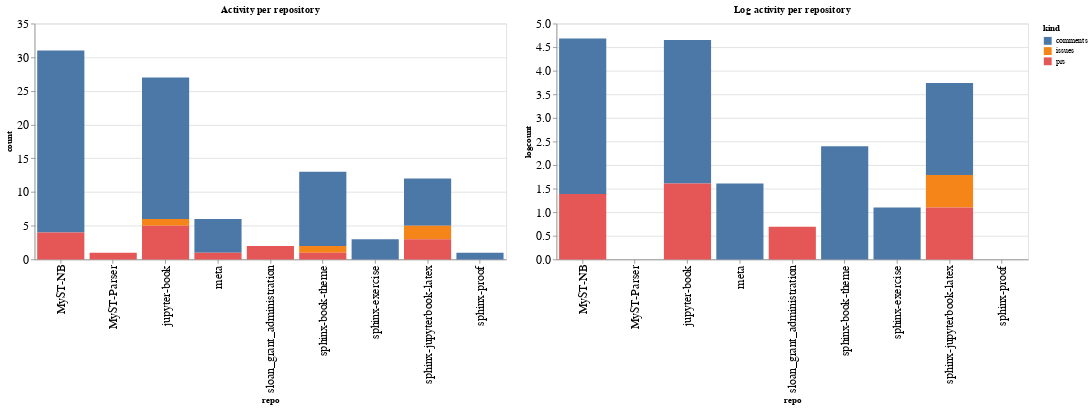

Source (notebook cell):
### Code cell
ch1 = alt.Chart(repo_summaries, width=600, title="Activity per repository").mark_bar().encode(
    x='repo',
    y='count',
    color='kind',
    tooltip="kind"
)

ch2 = alt.Chart(repo_summaries, width=600, title="Log activity per repository").mark_bar().encode(
    x='repo',
    y='logcount',
    color='kind',
    tooltip="kind"
)

ch1 | ch2

### Figure 1 — Vega-Lite specification as saved in the notebook (floating-point values rounded to 4 significant figures)
{"config": {"axisLeft": {"labelFontSize": 15}, "axisBottom": {"labelFontSize": 15}}, "hconcat": [{"mark": "bar", "encoding": {"color": {"type": "nominal", "field": "kind"}, "tooltip": {"type": "nominal", "field": "kind"}, "x": {"type": "nominal", "field": "repo"}, "y": {"type": "quantitative", "field": "count"}}, "title": "Activity per repository", "width": 600}, {"mark": "bar", "encoding": {"color": {"type": "nominal", "field": "kind"}, "tooltip": {"type": "nominal", "field": "kind"}, "x": {"type": "nominal", "field": "repo"}, "y": {"type": "quantitative", "field": "logcount"}}, "title": "Log activity per repository", "width": 600}], "data": {"name": "data-0b123c94b11315ad12dbe50815456024"}, "$schema": "https://vega.github.io/schema/vega-lite/v4.8.1.json", "datasets": {"data-0b123c94b11315ad12dbe50815456024": [{"repo": "MyST-NB", "kind": "comments", "count": 27, "logcount": 3.296}, {"repo": "MyST-NB", "kind": "prs", "count": 4, "logcount": 1.386}, {"repo": "MyST-Parser", "kind": "prs", "count": 1, "logcount": 0.0}, {"repo": "jupyter-book", "kind": "comments", "count": 21, "logcount": 3.045}, {"repo": "jupyter-book", "kind": "issues", "count": 1, "logcount": 0.0}, {"repo": "jupyter-book", "kind": "prs", "count": 5, "logcount": 1.609}, {"repo": "meta", "kind": "comments", "count": 5, "logcount": 1.609}, {"repo": "meta", "kind": "prs", "count": 1, "logcount": 0.0}, {"repo": "sloan_grant_administration", "kind": "prs", "count": 2, "logcount": 0.6931}, {"repo": "sphinx-book-theme", "kind": "comments", "count": 11, "logcount": 2.398}, {"repo": "sphinx-book-theme", "kind": "issues", "count": 1, "logcount": 0.0}, {"repo": "sphinx-book-theme", "kind": "prs", "count": 1, "logcount": 0.0}, {"repo": "sphinx-exercise", "kind": "comments", "count": 3, "logcount": 1.099}, {"repo": "sphinx-jupyterbook-latex", "kind": "comments", "count": 7, "logcount": 1.946}, {"repo": "sphinx-jupyterbook-latex", "kind": "issues", "count": 2, "logcount": 0.6931}, {"repo": "sphinx-jupyterbook-latex", "kind": "prs", "count": 3, "logcount": 1.099}, {"repo": "sphinx-proof", "kind": "comments", "count": 1, "logcount": 0.0}]}}
